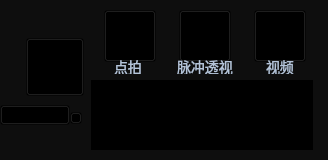
<?xml version="1.0" encoding="UTF-8"?>
<ui version="4.0">
 <class>CArmCaptureMode</class>
 <widget class="QWidget" name="CArmCaptureMode">
  <property name="geometry">
   <rect>
    <x>0</x>
    <y>0</y>
    <width>328</width>
    <height>160</height>
   </rect>
  </property>
  <property name="windowTitle">
   <string>CArmCaptureMode</string>
  </property>
  <property name="styleSheet">
   <string notr="true">QWidget{
background:rgba(14,14,14,1);
}
QLabel{
background:transparent;
font-size:14px;
font-family:NotoSansCJK-DemiLight,NotoSansCJK;
font-weight:normal;
color:rgba(180,196,217,1);
line-height:21px;
}
</string>
  </property>
  <widget class="QPushButton" name="pulsePerspectiveBtn">
   <property name="geometry">
    <rect>
     <x>179</x>
     <y>10</y>
     <width>52</width>
     <height>52</height>
    </rect>
   </property>
   <property name="styleSheet">
    <string notr="true">QPushButton{
background:rgba(0,0,0,0);
opacity:0.7;
image:url(:/modelParts/Resource/modelParts/pulse_perspective.png);
}
QPushButton:checked{
image:url(:/modelParts/Resource/modelParts/pulse_perspective_checked.png);
}</string>
   </property>
   <property name="text">
    <string/>
   </property>
   <property name="checkable">
    <bool>true</bool>
   </property>
  </widget>
  <widget class="QPushButton" name="cineBtn">
   <property name="geometry">
    <rect>
     <x>254</x>
     <y>10</y>
     <width>52</width>
     <height>52</height>
    </rect>
   </property>
   <property name="styleSheet">
    <string notr="true">QPushButton{
background:rgba(0,0,0,0);
opacity:0.7;
image:url(:/modelParts/Resource/modelParts/cine.png);
}
QPushButton:checked{
image:url(:/modelParts/Resource/modelParts/cine_checked.png);
}</string>
   </property>
   <property name="text">
    <string/>
   </property>
   <property name="checkable">
    <bool>true</bool>
   </property>
   <property name="checked">
    <bool>false</bool>
   </property>
  </widget>
  <widget class="QLabel" name="label_4">
   <property name="geometry">
    <rect>
     <x>266</x>
     <y>60</y>
     <width>28</width>
     <height>14</height>
    </rect>
   </property>
   <property name="text">
    <string>视频</string>
   </property>
  </widget>
  <widget class="QLabel" name="label_3">
   <property name="geometry">
    <rect>
     <x>177</x>
     <y>60</y>
     <width>56</width>
     <height>14</height>
    </rect>
   </property>
   <property name="text">
    <string>脉冲透视</string>
   </property>
  </widget>
  <widget class="QPushButton" name="pointCaptureBtn">
   <property name="geometry">
    <rect>
     <x>104</x>
     <y>10</y>
     <width>52</width>
     <height>52</height>
    </rect>
   </property>
   <property name="minimumSize">
    <size>
     <width>0</width>
     <height>0</height>
    </size>
   </property>
   <property name="styleSheet">
    <string notr="true">QPushButton{
image:url(:/modelParts/Resource/modelParts/point_caputre.png);
background:rgba(0,0,0,0);
opacity:0.7;
}

QPushButton:checked{
image:url(:/modelParts/Resource/modelParts/point_capture_cheched.png);
}</string>
   </property>
   <property name="text">
    <string/>
   </property>
   <property name="checkable">
    <bool>true</bool>
   </property>
  </widget>
  <widget class="QLabel" name="label_2">
   <property name="geometry">
    <rect>
     <x>114</x>
     <y>60</y>
     <width>28</width>
     <height>14</height>
    </rect>
   </property>
   <property name="text">
    <string>点拍</string>
   </property>
  </widget>
  <widget class="QPushButton" name="togglePartBtn">
   <property name="geometry">
    <rect>
     <x>26</x>
     <y>38</y>
     <width>58</width>
     <height>58</height>
    </rect>
   </property>
   <property name="styleSheet">
    <string notr="true">QPushButton{
background:rgba(0,0,0,0);
opacity:0.7;
}</string>
   </property>
   <property name="text">
    <string/>
   </property>
  </widget>
  <widget class="QLabel" name="pulseLbe">
   <property name="geometry">
    <rect>
     <x>91</x>
     <y>80</y>
     <width>222</width>
     <height>70</height>
    </rect>
   </property>
   <property name="styleSheet">
    <string notr="true">QLabel{
background:rgba(0,0,0,1);
}</string>
   </property>
   <property name="text">
    <string/>
   </property>
  </widget>
  <widget class="QPushButton" name="partLbe">
   <property name="geometry">
    <rect>
     <x>0</x>
     <y>105</y>
     <width>70</width>
     <height>20</height>
    </rect>
   </property>
   <property name="styleSheet">
    <string notr="true">QPushButton{
background:transparent;
font-size:14px;
font-family:NotoSansCJK-Regular,NotoSansCJK;
font-weight:400;
color:rgba(180,196,217,1);
line-height:21px;
text-align:right;
}</string>
   </property>
   <property name="text">
    <string/>
   </property>
  </widget>
  <widget class="QPushButton" name="togglePart_2Btn">
   <property name="geometry">
    <rect>
     <x>70</x>
     <y>112</y>
     <width>12</width>
     <height>12</height>
    </rect>
   </property>
   <property name="styleSheet">
    <string notr="true">QPushButton{
background:transparent;
font-size:14px;
font-family:NotoSansCJK-Regular,NotoSansCJK;
font-weight:400;
color:rgba(180,196,217,1);
line-height:21px;
text-align:left;
image:url(:/modelParts/Resource/modelParts/triangle.png);
}</string>
   </property>
   <property name="text">
    <string/>
   </property>
  </widget>
 </widget>
 <layoutdefault spacing="6" margin="11"/>
 <resources>
  <include location="CArmTouchPanel.qrc"/>
 </resources>
 <connections/>
</ui>
